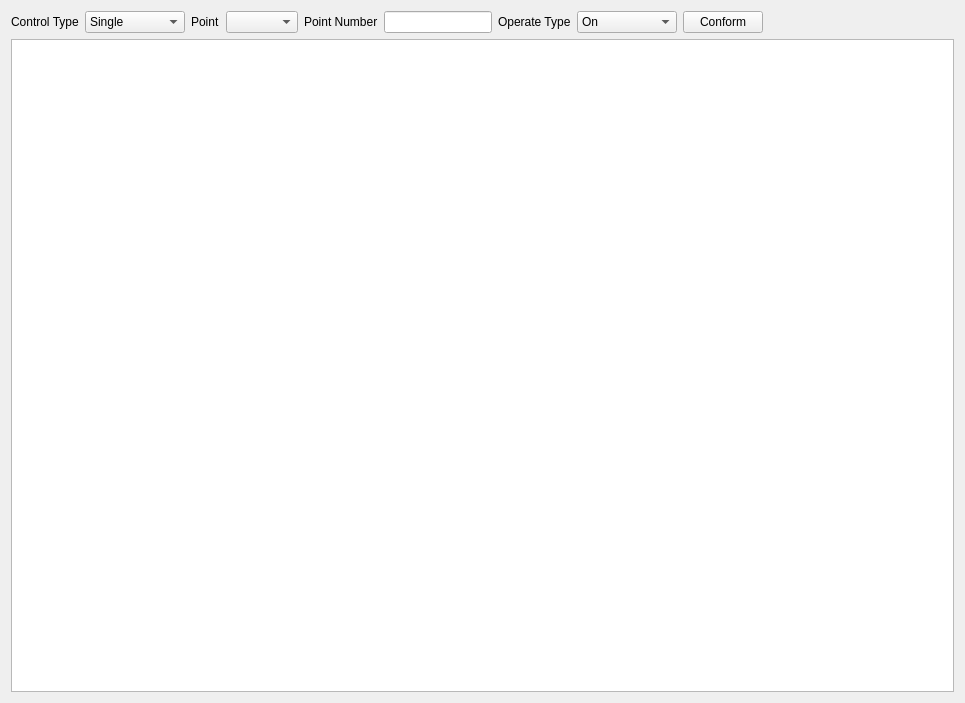
<?xml version="1.0" encoding="UTF-8"?>
<ui version="4.0">
 <class>CRemoteControlWgt</class>
 <widget class="QWidget" name="CRemoteControlWgt">
  <property name="geometry">
   <rect>
    <x>0</x>
    <y>0</y>
    <width>965</width>
    <height>703</height>
   </rect>
  </property>
  <property name="windowTitle">
   <string>CRemoteControlWgt</string>
  </property>
  <layout class="QVBoxLayout" name="verticalLayout_2">
   <item>
    <layout class="QVBoxLayout" name="verticalLayout">
     <item>
      <layout class="QHBoxLayout" name="horizontalLayout">
       <item>
        <widget class="QLabel" name="label_controlType">
         <property name="text">
          <string>Control Type</string>
         </property>
        </widget>
       </item>
       <item>
        <widget class="QComboBox" name="comboControlType">
         <property name="sizePolicy">
          <sizepolicy hsizetype="Preferred" vsizetype="Fixed">
           <horstretch>0</horstretch>
           <verstretch>0</verstretch>
          </sizepolicy>
         </property>
         <property name="minimumSize">
          <size>
           <width>100</width>
           <height>0</height>
          </size>
         </property>
         <item>
          <property name="text">
           <string>Single</string>
          </property>
         </item>
         <item>
          <property name="text">
           <string>Double</string>
          </property>
         </item>
        </widget>
       </item>
       <item>
        <widget class="QLabel" name="label">
         <property name="text">
          <string>Point</string>
         </property>
        </widget>
       </item>
       <item>
        <widget class="QComboBox" name="comboBox"/>
       </item>
       <item>
        <widget class="QLabel" name="labelPonitNum">
         <property name="text">
          <string>Point Number</string>
         </property>
        </widget>
       </item>
       <item>
        <widget class="QLineEdit" name="lineEditPonitNum">
         <property name="sizePolicy">
          <sizepolicy hsizetype="Preferred" vsizetype="Fixed">
           <horstretch>0</horstretch>
           <verstretch>0</verstretch>
          </sizepolicy>
         </property>
        </widget>
       </item>
       <item>
        <widget class="QLabel" name="labelOperateType">
         <property name="text">
          <string>Operate Type</string>
         </property>
        </widget>
       </item>
       <item>
        <widget class="QComboBox" name="comboOpType">
         <property name="sizePolicy">
          <sizepolicy hsizetype="Preferred" vsizetype="Fixed">
           <horstretch>0</horstretch>
           <verstretch>0</verstretch>
          </sizepolicy>
         </property>
         <property name="minimumSize">
          <size>
           <width>100</width>
           <height>0</height>
          </size>
         </property>
         <item>
          <property name="text">
           <string>On</string>
          </property>
         </item>
         <item>
          <property name="text">
           <string>Off</string>
          </property>
         </item>
        </widget>
       </item>
       <item>
        <widget class="QPushButton" name="pbtConform">
         <property name="text">
          <string>Conform</string>
         </property>
        </widget>
       </item>
       <item>
        <spacer name="horizontalSpacer">
         <property name="orientation">
          <enum>Qt::Horizontal</enum>
         </property>
         <property name="sizeHint" stdset="0">
          <size>
           <width>40</width>
           <height>20</height>
          </size>
         </property>
        </spacer>
       </item>
      </layout>
     </item>
     <item>
      <widget class="QTableView" name="tableViewInfo"/>
     </item>
    </layout>
   </item>
  </layout>
 </widget>
 <layoutdefault spacing="6" margin="11"/>
 <resources/>
 <connections/>
</ui>
